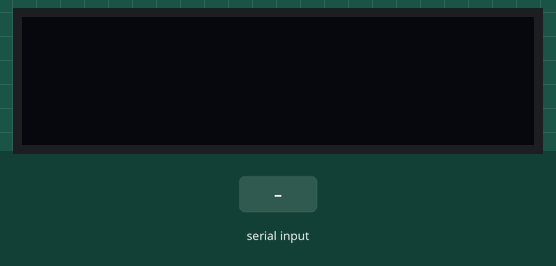
This program was run on a simulated Raspberry Pi Pico running MicroPython. Shown: 128×32 one-colour display. Inputs (shaded band) come from the test bench.

Above: at 1.2 s.
1.3 s: "1" received over the second serial link
At 2.5 s:
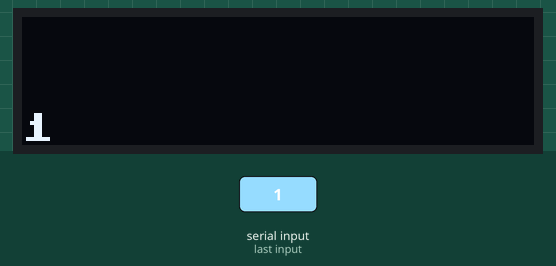
2.8 s: "0" received over the second serial link
At 3.8 s:
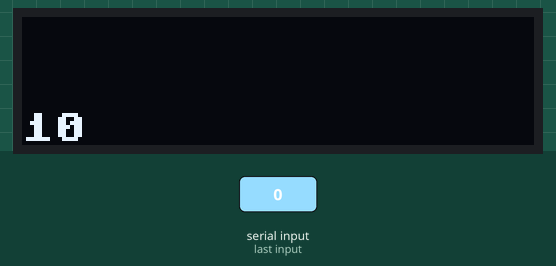
4.3 s: "2" received over the second serial link
At 4.9 s:
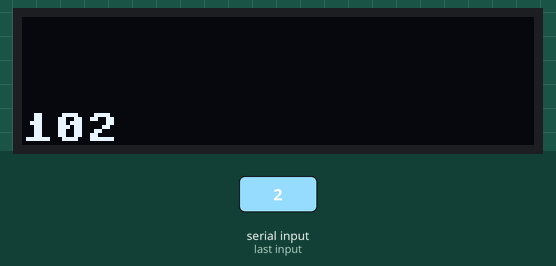
Timing chart, 0 to 7.3 s (numbered marks = the images above; inputs shaded):
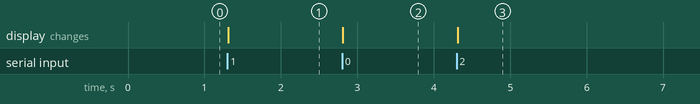

The program:

RPI-Pico-UART-to-OLED.py
```python
from machine import Pin, I2C, UART
from ssd1306 import SSD1306_I2C
import time

i2c = I2C(0, scl=Pin(1), sda=Pin(0), freq=400000)
oled = SSD1306_I2C(128, 32, i2c)

oled.write_cmd(0xA0)
oled.write_cmd(0xC0)

uart = UART(1, baudrate=9600, tx=Pin(4), rx=Pin(5))

buffer = ""

while True:
    data = uart.read()
    if data:
        s = data.decode("utf-8", "ignore")
        buffer += s[-21:]
        oled.fill(0)
        oled.text(buffer, 0, 24)
        oled.show()
```

Measured:
- after the input at 1.3 s, the display: changes at once (image 1)
- after the input at 2.8 s, the display: changes at once (image 2)
- after the input at 4.3 s, the display: changes at once (image 3)
